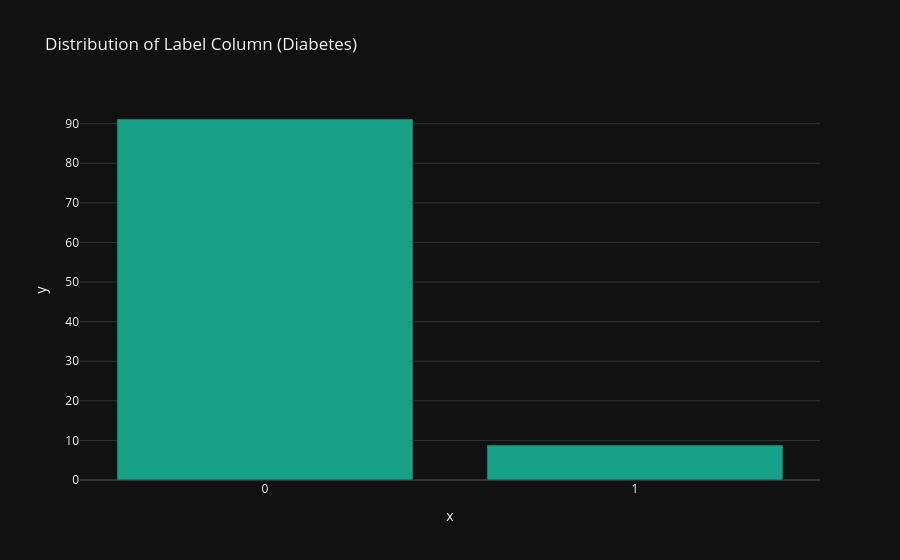

Here is the notebook cell this chart was saved with:
### Code cell
diabetes_dist = df['diabetes'].value_counts(normalize=True).sort_index() * 100

# Create simple bar graph
fig = px.bar(
    x=diabetes_dist.index.astype(str),
    y=diabetes_dist.values,
    color_discrete_sequence=colors[3:],
    title="Distribution of Label Column (Diabetes)",
    template="plotly_dark"
)

fig.show()

### Figure 1 — Plotly figure (JSON) as saved in the notebook; plotly's stock layout.template omitted (floating-point values rounded to 4 significant figures)
{"data": [{"alignmentgroup": "True", "hovertemplate": "x=%{x}<br>y=%{y}<extra></extra>", "legendgroup": "", "marker": {"color": "#16A085", "pattern": {"shape": ""}}, "name": "", "offsetgroup": "", "orientation": "v", "showlegend": false, "textposition": "auto", "type": "bar", "x": ["0", "1"], "xaxis": "x", "y": [91.18, 8.822], "yaxis": "y"}], "layout": {"barmode": "relative", "legend": {"tracegroupgap": 0}, "title": {"text": "Distribution of Label Column (Diabetes)"}, "xaxis": {"anchor": "y", "domain": [0, 1], "title": {"text": "x"}}, "yaxis": {"anchor": "x", "domain": [0, 1], "title": {"text": "y"}}}}
